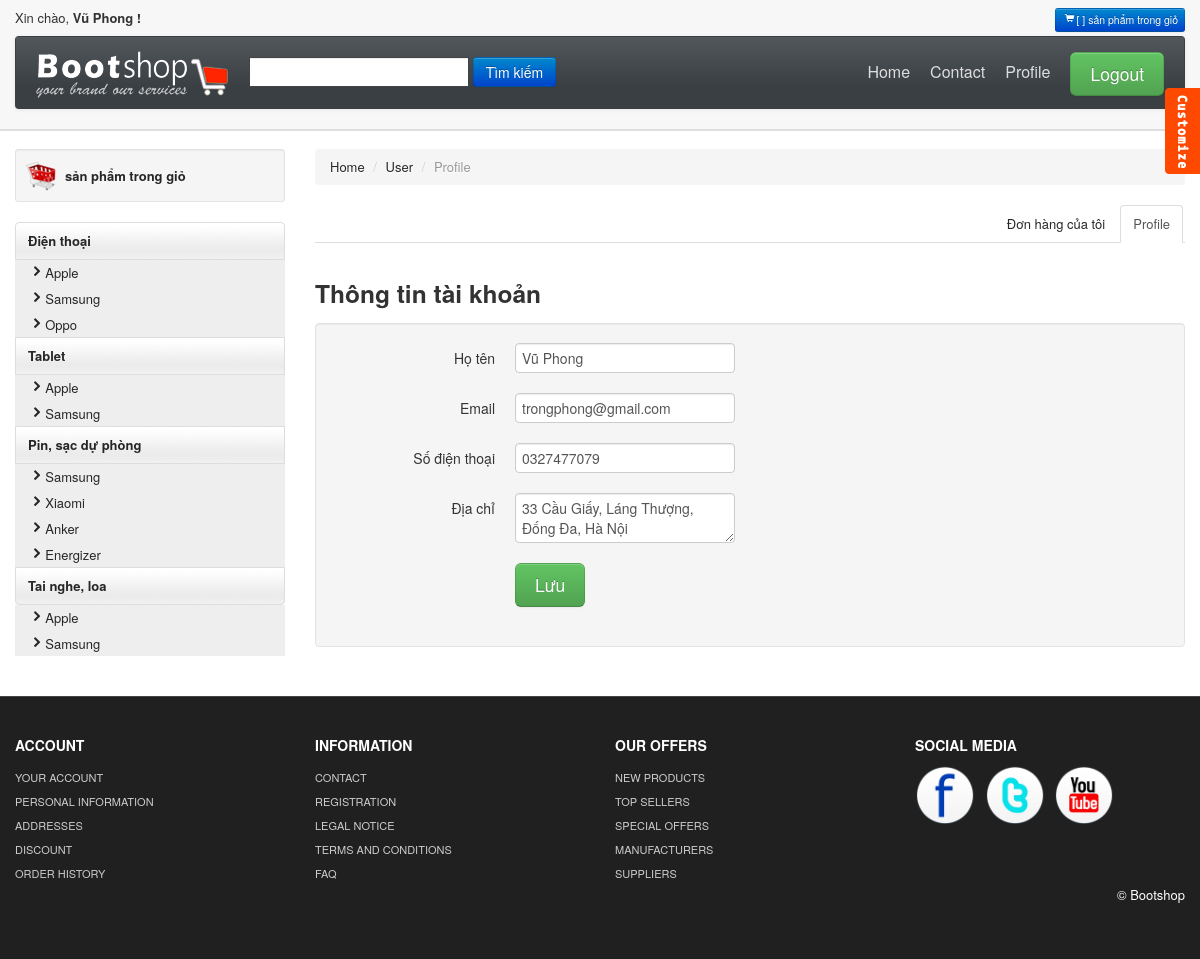
Screenshot of /profile.php (signed in) with the database file from the repository.
### tables this page shows
CREATE TABLE `tbl_category_product` (
  `ID` int(11) NOT NULL,
  `Name` varchar(255) NOT NULL,
  `Metatitle` varchar(255) NOT NULL,
  `Display_order` int(11) NOT NULL,
  `Created_date` datetime NOT NULL,
  `Created_by` varchar(255) NOT NULL,
  `Modified_date` datetime NOT NULL,
  `Modified_by` varchar(255) NOT NULL,
  `Status` tinyint(1) NOT NULL
);

CREATE TABLE `tbl_producer` (
  `id` int(11) NOT NULL,
  `name` varchar(255) NOT NULL,
  `deleted` int(11) NOT NULL DEFAULT 0
);

CREATE TABLE `tbl_user` (
  `id` int(11) NOT NULL,
  `fullname` varchar(255) NOT NULL,
  `email` varchar(255) NOT NULL,
  `phone_number` varchar(255) NOT NULL,
  `address` varchar(255) NOT NULL,
  `password` varchar(255) NOT NULL,
  `role_id` int(11) NOT NULL,
  `created_date` datetime DEFAULT NULL,
  `modified_date` datetime DEFAULT NULL,
  `deleted` int(11) DEFAULT NULL
);

### lib/database.php (called while the page is built, shortened)
<?php
class database{
    public $host = DB_HOST;
    public $user = DB_USER;
    public $pass = DB_PASS;
    public $dbname = DB_NAME;
    public $link;
    private function connectDB(){
        $this->link = new mysqli($this->host, $this->user, $this->pass, $this->dbname);
    }
    public function select($query){
        $result = $this->link->query($query) or die($this->link->error.__LINE__);
        if($result->num_rows > 0){
            return $result;
        }else{
            return false;
        }
    }
}
?>

### classes/category.php (called while the page is built, shortened)
<?php
    $filepath = realpath(dirname(__FILE__));
    include_once ($filepath.'/../lib/database.php');
?>
<?php
    class category{
        private $db;
        public function __construct()
        {
            $this->db = new database();
        }
        public function get_category(){
            $query = "SELECT * FROM tbl_category_product WHERE status = 1";
            $result = $this->db->select($query);
            return $result;
        }
    }
?>

### classes/producer.php (called while the page is built, shortened)
<?php
    $filepath = realpath(dirname(__FILE__));
    include_once ($filepath.'/../lib/database.php');
?>
<?php
    class Producer{
        private $db;
        public function __construct()
        {
            $this->db = new database();
        }
        public function getProducerByCatId($catId)
        {
            $query = "SELECT tbl_producer.name as producer, tbl_producer.id as proId
                    FROM tbl_product
                    INNER JOIN tbl_producer ON tbl_product.producer_id = tbl_producer.id
                    WHERE tbl_product.category_id = '$catId' AND tbl_producer.deleted = 0
                    GROUP BY tbl_producer.id
                    ";
            $result = $this->db->select($query);
            return $result;
        }
    }
?>

### classes/user.php (called while the page is built, shortened)
<?php
$filepath = realpath(dirname(__FILE__));
include_once($filepath . '/../lib/database.php');
?>
<?php
class User
{
	private $db;
	public function __construct()
	{
		$this->db = new database();
	}
	public function getUserByID($id)
	{
		$query = "SELECT tbl_user.*, tbl_role.name as role_name
                    FROM tbl_user inner join tbl_role on tbl_user.role_id = tbl_role.id
                    WHERE deleted=0 and tbl_user.id=$id
                    ORDER BY ID DESC";
		$result = $this->db->select($query);
		return $result;
	}
}

### lib/session.php (called while the page is built, shortened)
<?php
class Session{
    public static function get($key){
        if(isset($_SESSION[$key])){
            return $_SESSION[$key];
        }else return false;
    }
}
?>

### profile.php (the view, shortened to what this page needs)
<?php include 'inc/header.php'; ?>
<?php
$user_id = Session::get('user_id');
$getUserByID = $user->getUserByID($user_id);
?>
<div id="mainBody">
  <div class="container">
    <div class="row">
      <?php include 'inc/sidebar.php'; ?>
      <div class="span9">
        <ul class="breadcrumb">
          <li><a href="index.php">Home</a> <span class="divider">/</span></li>
          <li><a href="products.php">User</a> <span class="divider">/</span></li>
          <li class="active">Profile</li>
        </ul>
      </div>
      <div class="span9">
        <ul id="productDetail" class="nav nav-tabs">
          <li class="active"><a href="#home" data-toggle="tab">Profile</a></li>
          <li><a href="#profile" data-toggle="tab">Đơn hàng của tôi</a></li>
        </ul>
        <div id="myTabContent" class="tab-content">
          <div class="tab-pane fade active in" id="home">
            <h3> Thông tin tài khoản</h3>
            <div class="well">
              <?php
              if ($getUserByID) {
                while ($res = $getUserByID->fetch_assoc()) {
              ?>
                  <form class="form-horizontal" method="POST" id="form_update">
                    <div class="control-group">
                      <label class="control-label" for="inputFname1">Họ tên</label>
                      <div class="controls">
                        <input name="fullname" type="text" id="" value="<?php echo $res['fullname'] ?>">
                      </div>
                    </div>
                    <div class="control-group">
                      <label class="control-label" for="input_email">Email </label>
                      <div class="controls">
                        <input name="email" type="email" id="" value="<?php echo $res['email'] ?>">
                      </div>
                    </div>
                    <div class="control-group">
                      <label class="control-label" for="input_email">Số điện thoại</label>
                      <div class="controls">
                        <input name="phone_number" type="number" id="" value="<?php echo $res['phone_number'] ?>">
                      </div>
                    </div>
                    <div class="control-group">
                      <label class="control-label" for="input_email">Địa chỉ</label>
                      <div class="controls">
                        <textarea name="address" type="text" id="" value=""><?php echo $res['address'] ?></textarea>
                      </div>
                    </div>
                    <div class="control-group">
                      <div class="controls">
                        <input name="submit" class="btn btn-large btn-success" type="submit" value="Lưu" />
                      </div>
                    </div>
                  </form>
              <?php }
              } ?>
            </div>
          </div>
        </div>
      </div>
    </div>
  </div>
</div>
<?php include 'inc/footer.php'; ?>

### inc/sidebar.php (shortened to what this page needs)
<div id="sidebar" class="span3">
    <div class="well well-small"><a id="myCart" href="product_summary.php"><img src="themes/images/ico-cart.png" alt="cart">
    sản phẩm trong giỏ </a></div>
    <ul id="sideManu" class="nav nav-tabs nav-stacked">
        <?php
        $cat = new category();
        $producer = new Producer();
        $getAllCat = $cat->get_category();
        if($getAllCat){
            while($resCat = $getAllCat->fetch_assoc()){
        ?>
        <li class="subMenu open"><a><?php echo $resCat['Name'] ?></a>
            <ul>
            <?php
                $getProducer = $producer->getProducerByCatId($resCat['ID']);
                if($getProducer){
                    while($resPro = $getProducer->fetch_assoc()){
                ?>
                <li><a href="products.php?brandId=<?php echo $resPro['proId'] ?>&catId=<?php echo $resCat['ID'] ?>"><i class="icon-chevron-right"></i><?php echo $resPro['producer'] ?></a></li>
                <?php }} ?>
            </ul>
        </li>
        <?php }} ?>
    </ul>
    <br />
</div>

### themes/css/base.css (style rules this page uses)
#mainBody { border-top:2px solid #dedede; padding-top: 18px; }
#myCart img { float:left; margin-right:8px; }
#myCart { font-size: 13px;font-weight: bold; line-height: 33px; }
#sidebar ul ul li a { font-size:12px; }
#sidebar ul { list-style: none;padding: 0;margin: 0;width: 100%; }
#sidebar li a { font-weight:bold; background:url(../images/tabRepeatInactive.png) repeat-x 0 0; color:#262626; }
#sidebar ul li li a { background:#eee; padding-left:14px;font-weight:normal;display:block; font-size:13px; line-height:26px; }
#productDetail > li, .nav-pills > li { float: right; }
#myTabContent { text-align:justify }
[class^="icon-"], [class*=" icon-"] { background-image: none; }
.navbar .nav.pull-right, #sideManu { overflow:hidden; }

### rows the page displays
tbl_category_product: Name "Điện thoại"
tbl_producer: name "Apple"
tbl_producer: name "Samsung"
tbl_producer: name "Oppo"
tbl_category_product: Name "Tablet"
tbl_category_product: Name "Pin, sạc dự phòng"
tbl_producer: name "Xiaomi"
tbl_producer: name "Anker"
tbl_producer: name "Energizer"
tbl_category_product: Name "Tai nghe, loa"
tbl_user: fullname "Vũ Phong", email "trongphong@gmail.com", phone_number "0327477079", address "33 Cầu Giấy, Láng Thượng, Đống Đa, Hà Nội"

### other values shown
Session::get('user_name') "Vũ Phong"
